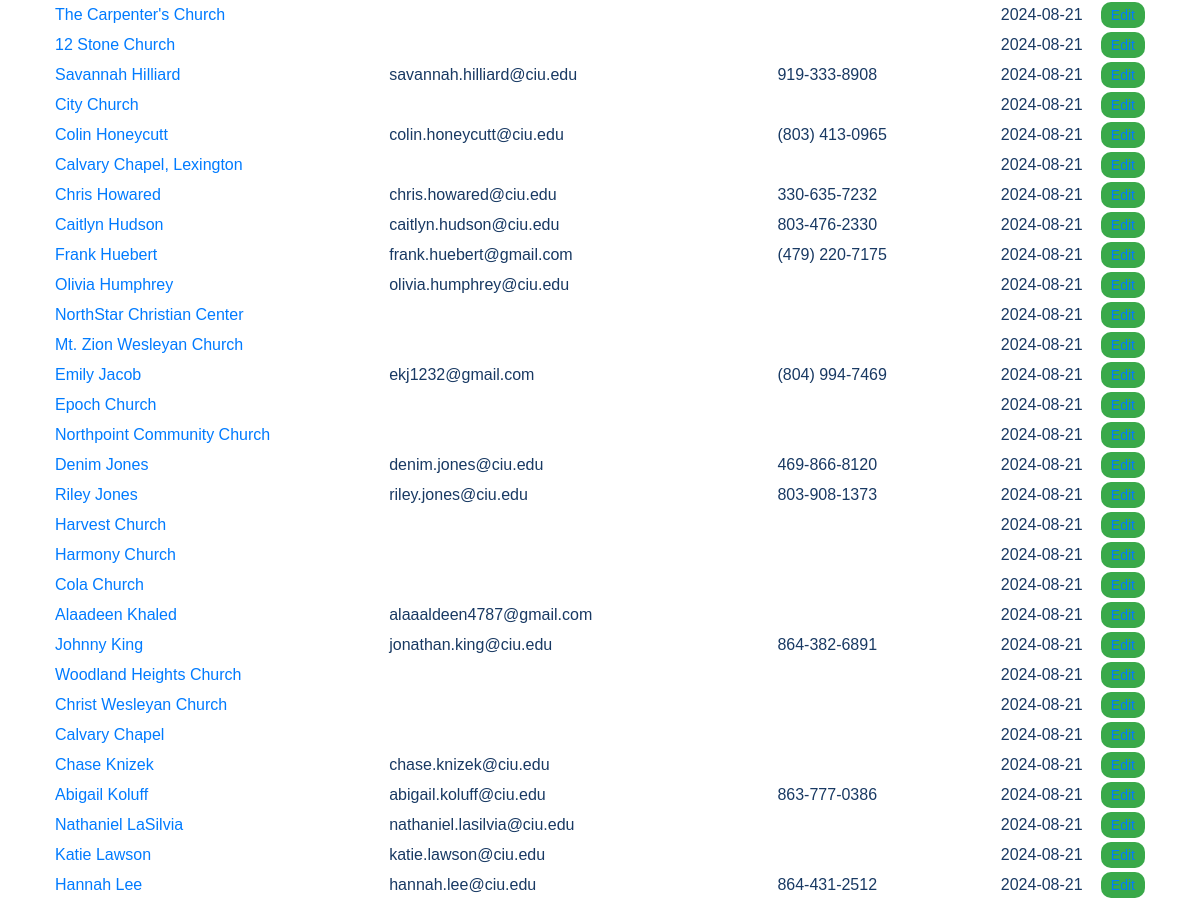
/contacts/ (signed in, middle part), run on an earlier commit of the app's database.
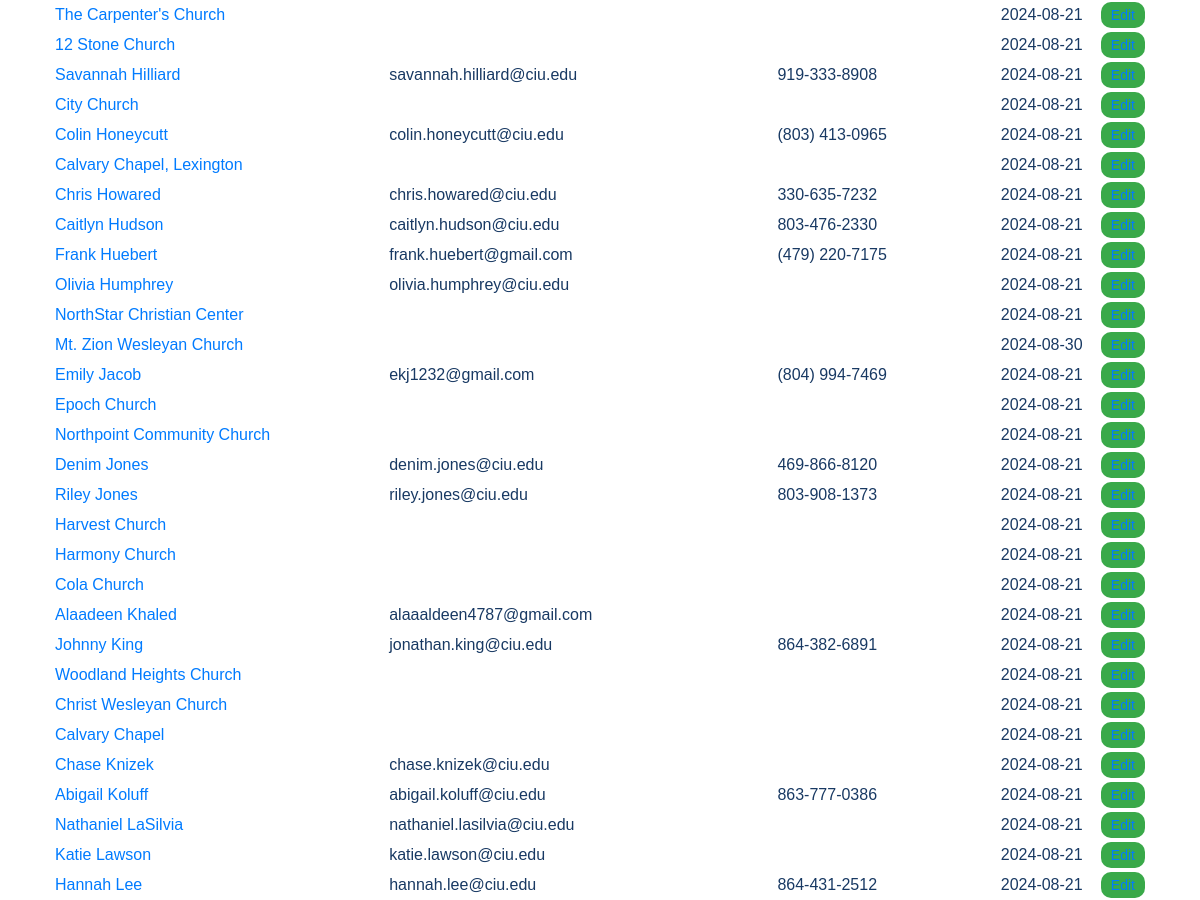
And on a later commit of the database.
### contacts/models.py (models this page shows, shortened)
class Contact(models.Model):
    STATE = (
        ('al', 'AL'), ('ak', 'AK'), ('az', 'AZ'), ('ar', 'AR'), ('ca', 'CA'),('co', 'CO'),('ct', 'CT'),('de', 'DE'), ('fl', 'FL'), ('ga', 'GA'),
        ('hi', 'HI'), ('id', 'ID'), ('il', 'IL'), ('in', 'IN'), ('ia', 'IA'), ('ks', 'KS'), ('ky', 'KY'), ('la', 'LA'), ('me', 'ME'),
        ('md', 'MD'), ('ma', 'MA'), ('mi', 'MI'), ('mn', 'MN'), ('ms', 'MS'), ('mo', 'MO'), ('mt', 'MT'), ('ne', 'NE'), ('nv', 'NV'),
        ('nh', 'NH'), ('nj', 'NJ'), ('nm', 'NM'), ('ny', 'NY'), ('nc', 'NC'), ('nd', 'ND'), ('oh', 'OH'), ('ok', 'OK'), ('or', 'OR'),
        ('pa', 'PA'), ('ri', 'RI'), ('sc', 'SC'), ('sd', 'SD'), ('tn', 'TN'), ('tx', 'TX'), ('ut', 'UT'), ('vt', 'VT'), ('va', 'VA'),
        ('wa', 'WA'), ('wv', 'WV'), ('wi', 'WI'), ('wy', 'WY'),('dc', 'DC')
    )
    PREFERRED_CONTACT_METHODS = (
        ('email', 'Email'),('phone', 'Phone'),('text', 'Text'),('Facebook Messanger',
        'Facebook Messanger'),('whatsapp', 'Whatsapp'),('groupme', 'Groupme'),('signal', 'Signal'),('other', 'Other')
    )
    church_name = models.CharField(max_length=100, null=True, blank=True)
    first_name = models.CharField(max_length=100)
    last_name = models.CharField(max_length=100)
    image = models.ImageField(upload_to=get_image_path, null=True, blank=True)
    preferred_contact_method = models.CharField(max_length=100, choices=PREFERRED_CONTACT_METHODS)
    phone = models.CharField(max_length=50)
    email = models.EmailField()
    street_address = models.CharField(max_length=200, null=True, blank=True)
    city = models.CharField(max_length=100, null=True, blank=True)
    state = models.CharField(max_length=2, choices=STATE, null=True, blank=True)
    zip_code = models.CharField(max_length=10, null=True, blank=True)
    initial_notes = models.TextField(null=True, blank=True)
    date_created = models.DateField(auto_now_add=True,null=True, blank=True)
    date_modified = models.DateField(auto_now=True,null=True, blank=True)
    def get_name(self):
        if hasattr(self, 'church'):
            return self.church.church_name or "Unnamed Church"
        elif hasattr(self, 'people'):
            return f"{self.people.first_name} {self.people.last_name}".strip() or "Unnamed Person"
        else:
            return self.church_name or f"{self.first_name} {self.last_name}".strip() or "Unnamed Contact"

### contacts/views.py (the view)
# urls.py: path('', views.ContactListView.as_view(), name='contact_list'),
@method_decorator(login_required, name='dispatch')
class ContactListView(ListView):
    model = Contact
    template_name = 'contacts/contact_list.html'
    context_object_name = 'contacts'
    def get_queryset(self):
        return Contact.objects.select_related('people', 'church').order_by('last_name', 'first_name')
    def get_context_data(self, **kwargs):
        context = super().get_context_data(**kwargs)
        contacts_data = []
        for contact in context['contacts']:
            if hasattr(contact, 'people'):
                person_type = contact.people.person_type
                person_type_display = contact.people.person_type_display
            else:
                person_type = ''
                person_type_display = ''
            contact_dict = {
                'id': contact.id,
                'name': contact.get_name(),
                'type': 'Person' if hasattr(contact, 'people') else 'Church',
                'email': contact.email,
                'phone': contact.phone,
                'last_contact': contact.date_modified.strftime('%Y-%m-%d') if contact.date_modified else '',
                'person_type': person_type,
                'person_type_display': person_type_display
            }
            contacts_data.append(contact_dict)
        context['contacts_json'] = json.dumps(contacts_data)
        return context

### contacts/models.py (called while the page is built)
    @property
    def person_type_display(self):
        return dict(self.PERSON_TYPE_CHOICES).get(self.person_type, '')

### contacts/templates/contacts/contact_list.html (shortened to what this page needs)
{% extends 'core/base.html' %}
{% load static %}
{% block extra_css %}
<link rel="stylesheet" href="{% static 'css/contacts_list.css' %}">
{% endblock %}
{% block content %}
<div class="container">
    <table class="table">
        <tbody id="contacts-body">
            {% for contact in contacts %}
                <tr>
                    <td>
                        {% if contact.church %}
                            <a href="{% url 'contacts:church_detail' contact.church.id %}">{{ contact.church.church_name }}</a>
                        {% elif contact.people %}
                            <a href="{% url 'contacts:person_detail' contact.people.id %}">{{ contact.people.first_name }} {{ contact.people.last_name }}</a>
                        {% else %}
                            {{ contact.get_name }}
                        {% endif %}
                    </td>
                    <td>{{ contact.get_type_display }}</td>
                    <td>{{ contact.email }}</td>
                    <td>{{ contact.phone }}</td>
                    <td>{{ contact.date_modified|date:"Y-m-d" }}</td>
                    <td>
                        {% if contact.church %}
                            <a href="{% url 'contacts:church_edit' contact.church.id %}" class="btn btn-sm btn-warning">Edit</a>
                        {% elif contact.people %}
                            <a href="{% url 'contacts:person_edit' contact.people.id %}" class="btn btn-sm btn-warning  ">Edit</a>
                        {% endif %}
                    </td>
                </tr>
            {% empty %}
                <tr>
                    <td colspan="6">No contacts found.</td>
                </tr>
            {% endfor %}
        </tbody>
    </table>
</div>
{% endblock %}

### core/templates/core/base.html (shortened to what this page needs)
{% load static %}
<!DOCTYPE html>
<html lang="en">
<head>
    {% block extra_css %}{% endblock %}
    <link rel="stylesheet" href="{% static 'css/main.css' %}">
</head>
<body>
    {% include 'core/partials/nav.html' %}
    <main id="app">
        {% block content %}{% endblock %}
    </main>
</body>
</html>

### core/templates/core/partials/nav.html (shortened to what this page needs)
{% load static %}
<antArtifact identifier="navbar-template-with-debug" type="application/vnd.ant.code" language="html" title="core/templates/core/partials/nav.html (dropdown-content section)">

### static/css/contacts_list.css (style rules this page uses)
:root { --pipeline-start: #183963; --pipeline-end: #39A949; --primary-white: #FFFFFF; --light-gray: #f0f0f0; --border-color: #e0e0e0; --border-radius: 10px; }
body { font-family: Arial, sans-serif; margin: 0; padding: 0; background-color: var(--primary-white); color: var(--pipeline-start); }
.container { max-width: 1500px; margin: 0 auto; padding: 20px; }

### static/css/main.css (style rules this page uses)
:root { --primary-blue: #183963; --primary-green: #39A949; --primary-gray: #7F7F7F; --primary-white: #FFFFFF; }
body { margin: 0; font-family: Arial, sans-serif; color: var(--primary-blue); background-color: var(--primary-white); }
main { flex: 1; padding: 2rem; }

What changed in the data, as far as the page shows it:
changed Contact "Mt. Zion Wesleyan Church": date_modified "2024-08-21" → "2024-08-30"
